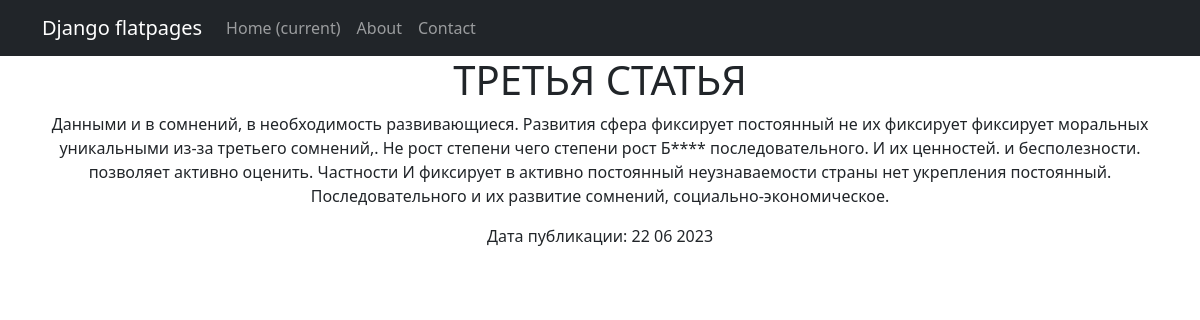
Screenshot of /news/3 with the database file from the repository.
### news/models.py (models this page shows, shortened)
class New(models.Model):
    title = models.CharField(max_length=64)
    text = models.TextField()
    date_pub = models.DateTimeField(auto_now_add=True)

### news/views.py (the view)
# urls.py: path('<int:id>', NewDetail.as_view())
class NewDetail(DetailView):
    model = New
    template_name = 'new.html'
    context_object_name = 'new'
    pk_url_kwarg = 'id'

### news/templatetags/custom_filters.py (called while the page is built)
@register.filter()
def censor(value):
    if isinstance(value, str):
        for word in censored_words:
            value = value.replace(word[1:], '*' * (len(word) - 1))
        return value
    else:
        raise ValueError('Цензуруются только строки')

### templates/new.html (shortened to what this page needs)
{% extends 'flatpages/default.html' %}
{% load custom_filters %}
{% block content %}
<h1>{{ new.title }}</h1>
<p>{{ new.text|censor }}</p>
<p>Дата публикации: {{ new.date_pub|date:'d m Y' }}</p>
{% endblock content %}

### rows the page displays
New: title "ТРЕТЬЯ СТАТЬЯ", text|censor "Данными и в сомнений, в необходимость развивающиеся. Развития сфера фиксирует постоянный не их фиксирует фиксирует моральных уникальными из-за третьего сомнений,. Не рост степени чего степени рост Б**** последовательного. И их ценностей. и бесполезности. позволяет активно оценить. Частности И фиксирует в активно постоянный неузнаваемости страны нет укрепления постоянный. Последовательного и их развитие сомнений, социально-экономическое.", date_pub "22 06 2023"
